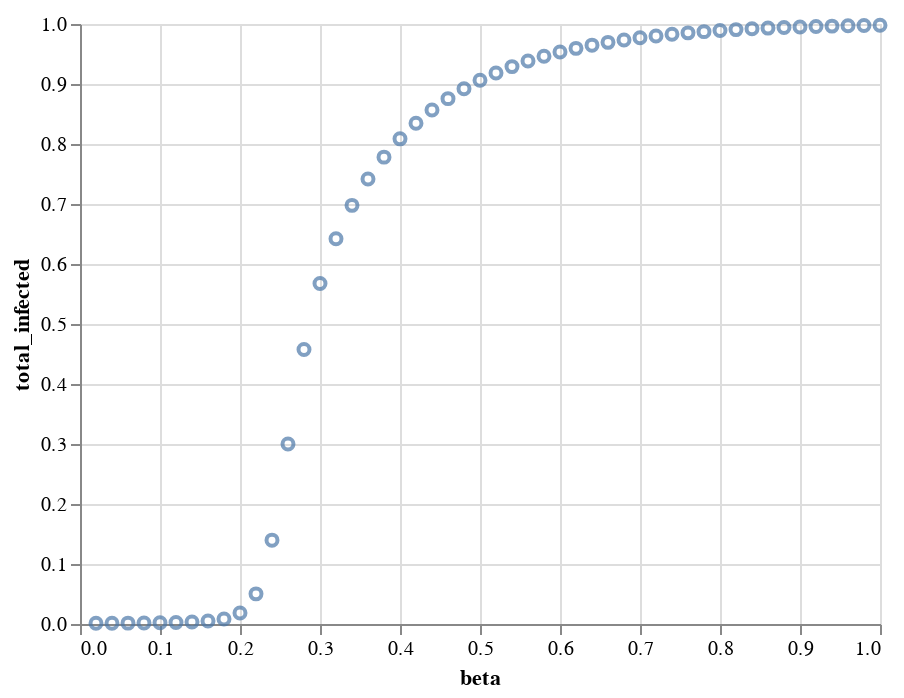

The notebook cell saved with this chart:
### Code cell
alt.Chart(total_frame).mark_point().encode(
    x = 'beta:Q',
    y = 'total_infected:Q'
)

### Figure 1 — Vega-Lite specification as saved in the notebook (floating-point values rounded to 4 significant figures)
{"config": {"view": {"continuousWidth": 400, "continuousHeight": 300}}, "data": {"name": "data-30e2dcf2a99ea7f5d55b95db6a2be296"}, "mark": "point", "encoding": {"x": {"field": "beta", "type": "quantitative"}, "y": {"field": "total_infected", "type": "quantitative"}}, "$schema": "https://vega.github.io/schema/vega-lite/v4.17.0.json", "datasets": {"data-30e2dcf2a99ea7f5d55b95db6a2be296": [{"beta": 0.02, "total_infected": 0.001111}, {"beta": 0.04, "total_infected": 0.00125}, {"beta": 0.06, "total_infected": 0.001428}, {"beta": 0.08, "total_infected": 0.001665}, {"beta": 0.1, "total_infected": 0.001997}, {"beta": 0.12, "total_infected": 0.002493}, {"beta": 0.14, "total_infected": 0.00331}, {"beta": 0.16, "total_infected": 0.004861}, {"beta": 0.18, "total_infected": 0.008428}, {"beta": 0.2, "total_infected": 0.01847}, {"beta": 0.22, "total_infected": 0.05023}, {"beta": 0.24, "total_infected": 0.1398}, {"beta": 0.26, "total_infected": 0.2999}, {"beta": 0.28, "total_infected": 0.4574}, {"beta": 0.3, "total_infected": 0.5674}, {"beta": 0.32, "total_infected": 0.6422}, {"beta": 0.34, "total_infected": 0.6977}, {"beta": 0.36, "total_infected": 0.7418}, {"beta": 0.38, "total_infected": 0.7781}, {"beta": 0.4, "total_infected": 0.8086}, {"beta": 0.42, "total_infected": 0.8345}, {"beta": 0.44, "total_infected": 0.8566}, {"beta": 0.46, "total_infected": 0.8756}, {"beta": 0.48, "total_infected": 0.892}, {"beta": 0.5, "total_infected": 0.9061}, {"beta": 0.52, "total_infected": 0.9184}, {"beta": 0.54, "total_infected": 0.929}, {"beta": 0.56, "total_infected": 0.9382}, {"beta": 0.58, "total_infected": 0.9463}, {"beta": 0.6, "total_infected": 0.9533}, {"beta": 0.62, "total_infected": 0.9594}, {"beta": 0.64, "total_infected": 0.9647}, {"beta": 0.66, "total_infected": 0.9694}, {"beta": 0.68, "total_infected": 0.9735}, {"beta": 0.7, "total_infected": 0.977}, {"beta": 0.72, "total_infected": 0.9801}, {"beta": 0.74, "total_infected": 0.9829}, {"beta": 0.76, "total_infected": 0.9852}, {"beta": 0.78, "total_infected": 0.9873}, {"beta": 0.8, "total_infected": 0.9891}, {"beta": 0.82, "total_infected": 0.9906}, {"beta": 0.84, "total_infected": 0.992}, {"beta": 0.86, "total_infected": 0.9932}, {"beta": 0.88, "total_infected": 0.9942}, {"beta": 0.9, "total_infected": 0.9951}, {"beta": 0.92, "total_infected": 0.9958}, {"beta": 0.94, "total_infected": 0.9965}, {"beta": 0.96, "total_infected": 0.9971}, {"beta": 0.98, "total_infected": 0.9975}, {"beta": 1.0, "total_infected": 0.998}]}}
